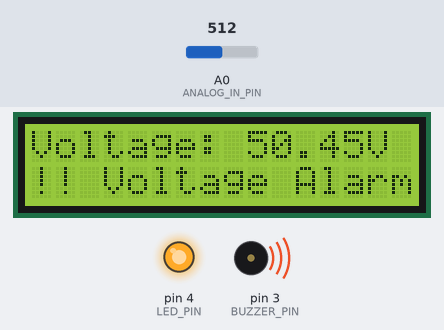
This sketch was run on a simulated Arduino Uno, built with avr-gcc and run on an emulated ATmega328P. Parts: 16×2 character LCD, output pins drawn as LEDs (lit = HIGH), buzzer (waves = sounding, pin HIGH). Inputs (shaded band) come from the test bench; at power-on: A0 (ANALOG_IN_PIN) = 512. What the sketch prints to the serial monitor is not drawn.

Above: at 3.3 s.
3.4 s: A0 (ANALOG_IN_PIN) set to 875
At 3.9 s:
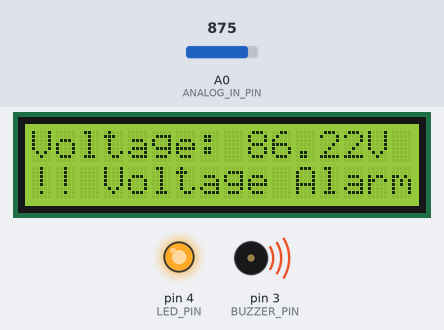
4.9 s: A0 (ANALOG_IN_PIN) set to 901
At 5.5 s:
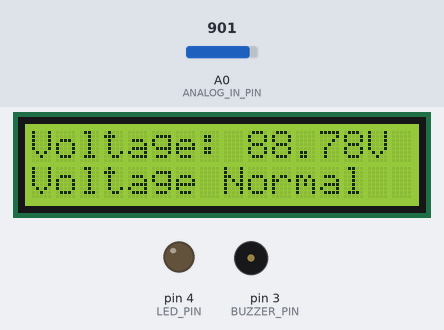
6.4 s: A0 (ANALOG_IN_PIN) set to 716
At 7.4 s:
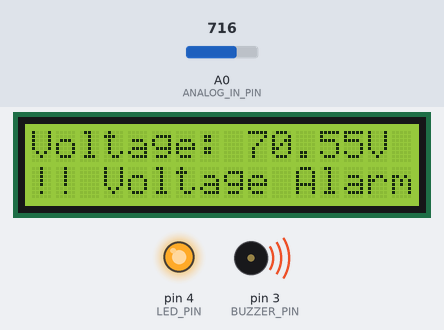
8.1 s: A0 (ANALOG_IN_PIN) set to 108
At 8.6 s:
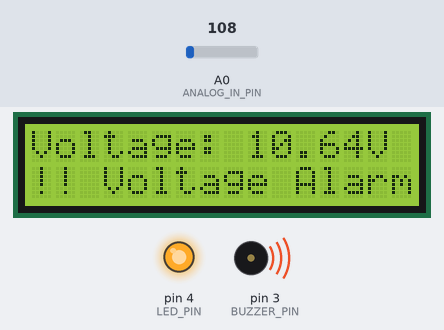
9.7 s: A0 (ANALOG_IN_PIN) set to 91
At 10.4 s:
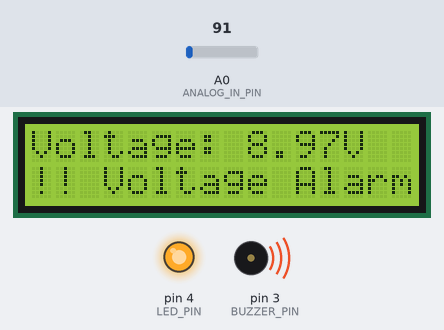
Timing chart, 0 to 12.2 s (numbered marks = the images above; inputs shaded):
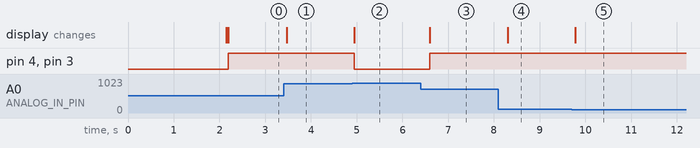

The sketch:

vm1.ino
```cpp
#include <LiquidCrystal.h> // Include LCD library

// Initialize the LCD library with the numbers of the interface pins
LiquidCrystal lcd(7, 6, 5, 2, 8, 9);
// RS -> 7, E -> 6, D4 -> 5, D5 -> 2, D6 -> 8, D7 -> 9

// Define analog input
#define ANALOG_IN_PIN A0
#define BUZZER_PIN 3 // Buzzer connected to digital pin 3
#define LED_PIN 4    // LED connected to digital pin 4

// Floats for ADC voltage & Input voltage
float adc_voltage = 0.0;
float in_voltage = 0.0;

// Floats for resistor values in divider (in ohms)
float R1 = 191600.0;
float R2 = 10000.0;

// Float for reference voltage of Arduino (UNO is 5V)
float ref_voltage = 5.0;

// Integer for storing ADC value
int adc_value = 0;

// Voltage limits (adjust as per your battery spec)
float over_voltage_limit = 101.0; // Max safe battery voltage
float under_voltage_limit = 88.0; // Minimum safe voltage

void setup() {
  // Initialize serial communication
  Serial.begin(9600);

  // Initialize LCD
  lcd.begin(16, 2); // 16 columns, 2 rows
  lcd.print("Voltage Monitor");
  lcd.setCursor(0, 1);
  lcd.print("Initializing...");
  delay(2000); // Wait for 2 seconds

  // Initialize buzzer and LED pins as output
  pinMode(BUZZER_PIN, OUTPUT);
  pinMode(LED_PIN, OUTPUT);

  // Ensure buzzer and LED are off at start
  digitalWrite(BUZZER_PIN, LOW);
  digitalWrite(LED_PIN, LOW);

  // Initial serial message
  Serial.println("DC Voltage Measurement System with Buzzer and LED Alarm");
  Serial.println("------------------------------------------------------");
  delay(10);

  // Clear LCD for fresh display
  lcd.clear();
}

void loop() {
  // Read ADC value
  adc_value = analogRead(ANALOG_IN_PIN);

  // Convert ADC value to voltage
  adc_voltage = (adc_value * ref_voltage) / 1023.0;

  // Calculate input voltage based on divider formula
  in_voltage = adc_voltage * ((R1 + R2) / R2);

  // Display voltage on Serial Monitor
  Serial.print("Battery Input Voltage: ");
  Serial.print(in_voltage, 2);
  Serial.println(" V");

  // Display voltage on LCD
  lcd.setCursor(0, 0); // First line
  lcd.print("Voltage: ");
  lcd.print(in_voltage, 2);
  lcd.print("V ");

  // Alarm conditions
  if (in_voltage > over_voltage_limit || in_voltage < under_voltage_limit) {
    Serial.println("⚠️ Voltage abnormal! Buzzer & LED ON");
    digitalWrite(BUZZER_PIN, HIGH); // Turn ON buzzer
    digitalWrite(LED_PIN, HIGH);    // Turn ON LED

    // Display warning on LCD
    lcd.setCursor(0, 1); // Second line
    lcd.print("!! Voltage Alarm !!");
  } else {
    digitalWrite(BUZZER_PIN, LOW);  // Turn OFF buzzer
    digitalWrite(LED_PIN, LOW);     // Turn OFF LED

    // Display status on LCD
    lcd.setCursor(0, 1); // Second line
    lcd.print("Voltage Normal  ");
  }

  // Delay for stability
  delay(200);
}
```

Measured:
- the behaviour switches between 893 and 894 on A0 (ANALOG_IN_PIN) (found by bisection; images 1 and 2)
- after the input at 3.4 s, the display: changes after 0.07 s (image 1)
- after the input at 4.9 s, pin 4 (LED_PIN), pin 3 (BUZZER_PIN): HIGH → LOW after 0.05 s; the display: changes after 0.05 s (image 2)
- after the input at 6.4 s, pin 4 (LED_PIN), pin 3 (BUZZER_PIN): LOW → HIGH after 0.20 s; the display: changes after 0.20 s (image 3)
- after the input at 8.1 s, the display: changes after 0.20 s (image 4)
- after the input at 9.7 s, the display: changes after 0.08 s (image 5)
